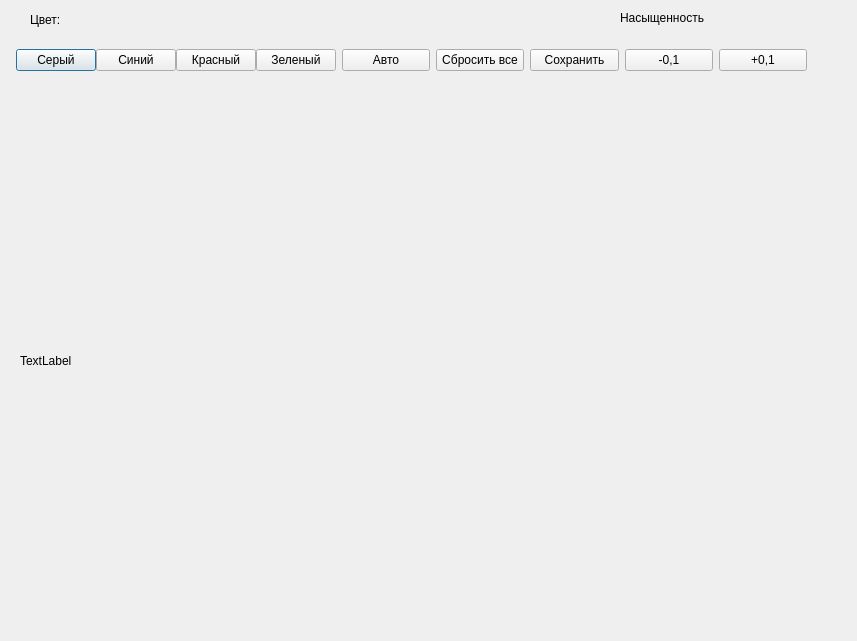
<?xml version="1.0" encoding="UTF-8"?>
<ui version="4.0">
 <class>Mono</class>
 <widget class="QDialog" name="Mono">
  <property name="geometry">
   <rect>
    <x>0</x>
    <y>0</y>
    <width>857</width>
    <height>641</height>
   </rect>
  </property>
  <property name="windowTitle">
   <string>Dialog</string>
  </property>
  <widget class="QLabel" name="label">
   <property name="geometry">
    <rect>
     <x>20</x>
     <y>110</y>
     <width>831</width>
     <height>501</height>
    </rect>
   </property>
   <property name="text">
    <string>TextLabel</string>
   </property>
  </widget>
  <widget class="QLabel" name="label_2">
   <property name="geometry">
    <rect>
     <x>30</x>
     <y>10</y>
     <width>63</width>
     <height>20</height>
    </rect>
   </property>
   <property name="text">
    <string>Цвет: </string>
   </property>
  </widget>
  <widget class="QWidget" name="horizontalLayoutWidget">
   <property name="geometry">
    <rect>
     <x>16</x>
     <y>40</y>
     <width>791</width>
     <height>41</height>
    </rect>
   </property>
   <layout class="QHBoxLayout" name="horizontalLayout_2">
    <item>
     <layout class="QHBoxLayout" name="horizontalLayout">
      <property name="spacing">
       <number>0</number>
      </property>
      <item>
       <widget class="QPushButton" name="pushButton_3">
        <property name="text">
         <string>Серый</string>
        </property>
       </widget>
      </item>
      <item>
       <widget class="QPushButton" name="pushButton_5">
        <property name="text">
         <string>Cиний</string>
        </property>
       </widget>
      </item>
      <item>
       <widget class="QPushButton" name="pushButton_4">
        <property name="text">
         <string>Красный</string>
        </property>
       </widget>
      </item>
      <item>
       <widget class="QPushButton" name="pushButton_6">
        <property name="text">
         <string>Зеленый</string>
        </property>
       </widget>
      </item>
     </layout>
    </item>
    <item>
     <widget class="QPushButton" name="pushButton_9">
      <property name="text">
       <string>Авто</string>
      </property>
     </widget>
    </item>
    <item>
     <widget class="QPushButton" name="pushButton_7">
      <property name="text">
       <string>Сбросить все</string>
      </property>
     </widget>
    </item>
    <item>
     <widget class="QPushButton" name="pushButton_8">
      <property name="text">
       <string>Сохранить</string>
      </property>
     </widget>
    </item>
    <item>
     <widget class="QPushButton" name="pushButton">
      <property name="text">
       <string>-0,1</string>
      </property>
     </widget>
    </item>
    <item>
     <widget class="QPushButton" name="pushButton_2">
      <property name="text">
       <string>+0,1</string>
      </property>
     </widget>
    </item>
   </layout>
  </widget>
  <widget class="QLabel" name="label_3">
   <property name="geometry">
    <rect>
     <x>620</x>
     <y>10</y>
     <width>151</width>
     <height>16</height>
    </rect>
   </property>
   <property name="text">
    <string>Насыщенность</string>
   </property>
  </widget>
 </widget>
 <resources/>
 <connections/>
</ui>
